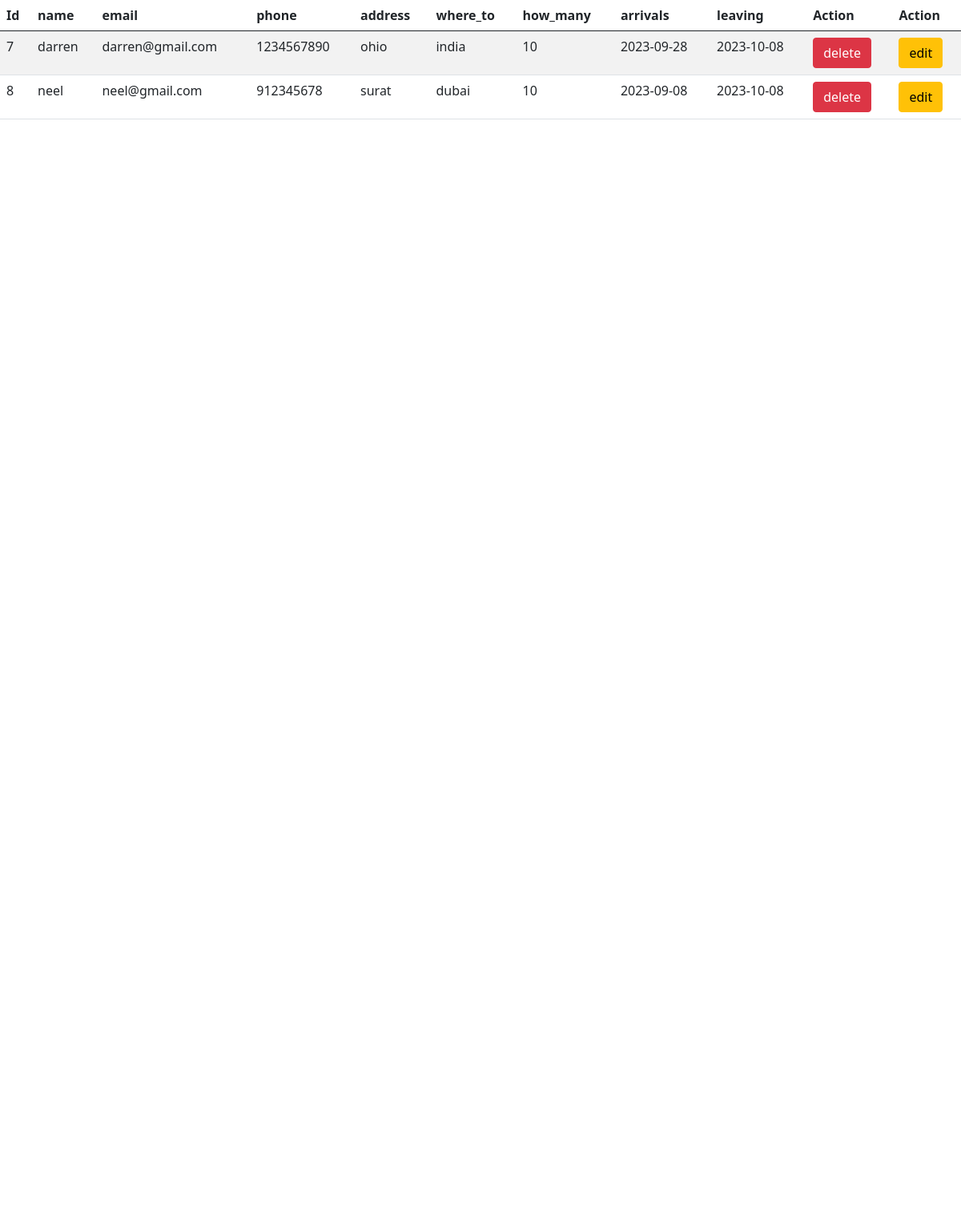
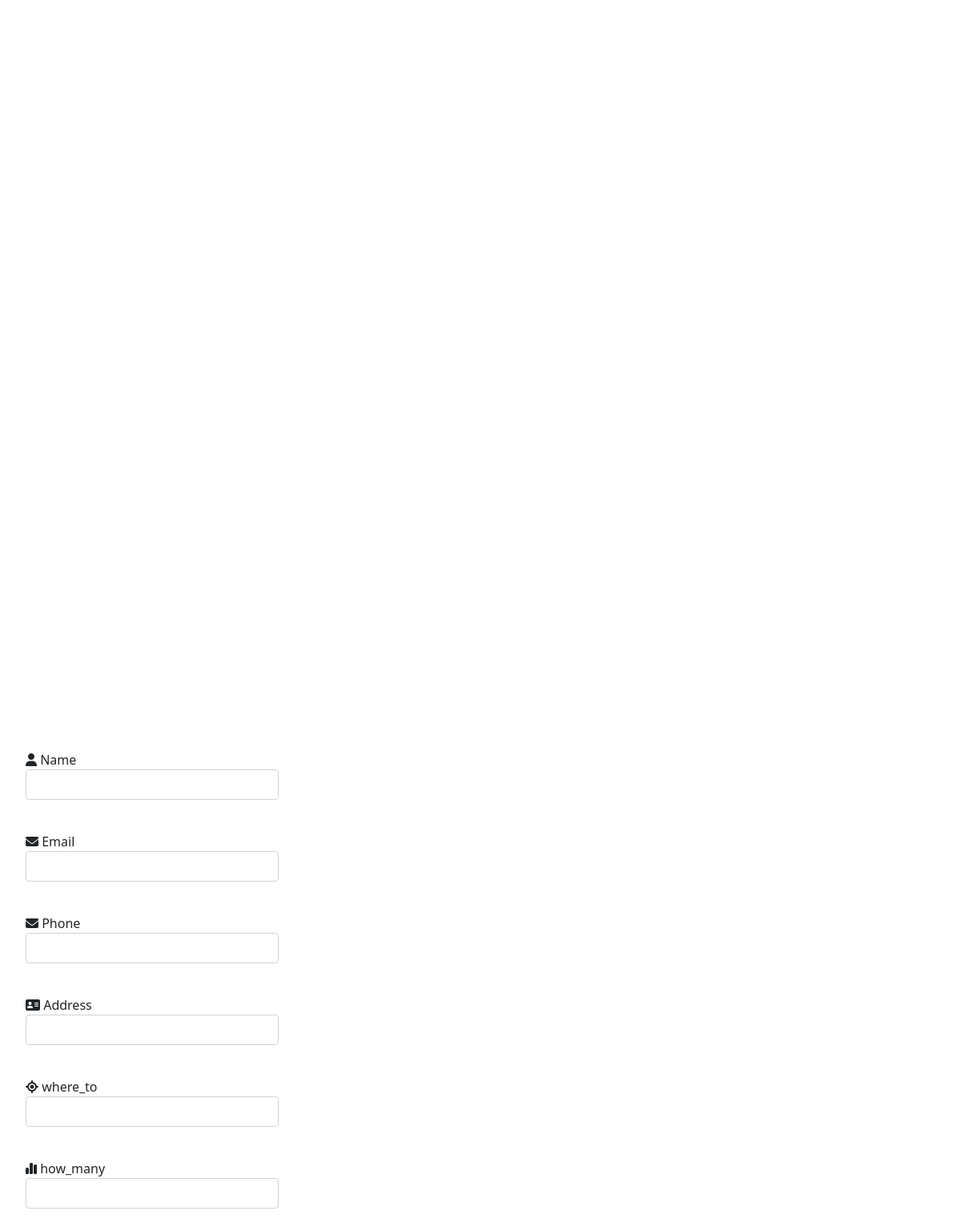
The app's page /register/admin.php with its own data (2 pictures, top to bottom).
### tables this page shows
CREATE TABLE `book_now` (
  `id` int(11) NOT NULL,
  `name` varchar(250) NOT NULL,
  `email` varchar(250) NOT NULL,
  `phone` int(15) NOT NULL,
  `address` varchar(250) NOT NULL,
  `whereto` varchar(250) NOT NULL,
  `howmany` int(20) NOT NULL,
  `arrivals` varchar(250) NOT NULL,
  `leaving` varchar(250) NOT NULL
);

### register/admin.php (the view, shortened to what this page needs)
<?php
$db_host="localhost";
$db_user="root";
$db_password="";
$db_name="tour";
$conn=mysqli_connect($db_host , $db_user , $db_password , $db_name);
$sql="select * from book_now";
$result=mysqli_query($conn , $sql);
if(mysqli_num_rows($result) > 0)
{
    echo '<table class="table table-striped table-hover">';
    echo "<thead>";
    echo "<tr>";
    echo "<th>Id</th>";
    echo "<th>name</th>";
    echo "<th>email</th>";
    echo "<th>phone</th>";
    echo "<th>address</th>";
    echo "<th>where_to</th>";
    echo "<th>how_many</th>";
    echo "<th>arrivals</th>";
    echo "<th>leaving</th>";
    echo "<th>Action</th>";
    echo "<th>Action</th>";
    echo "</tr>";
    echo "</thead>";
   echo "<tbody>";
   while($row=mysqli_fetch_assoc($result))
   {
      echo "<tr>";
    echo  "<td>".$row["id"]."</td>";
    echo  "<td>".$row["name"]."</td>";
    echo  "<td>".$row["email"]."</td>";
    echo  "<td>".$row["phone"]."</td>";
    echo  "<td>".$row["address"]."</td>";
    echo  "<td>".$row["whereto"]."</td>";
    echo  "<td>".$row["howmany"]."</td>";
    echo  "<td>".$row["arrivals"]."</td>";
    echo  "<td>".$row["leaving"]."</td>";
    echo '<td> <form action="" method="POST">
    <input type="submit" class="btn btn-danger" name="submit" value="delete"</form>
    </td>';
    echo '<td><form action="" method="POST"><input type="submit" class="btn btn-warning" name="edit" value="edit"</td>';
      echo "</tr>";
   }
   echo "</tbody>";
    echo "</table>";
}
?>
<!DOCTYPE html>
<html lang="en">
<head>
    <link href="https://cdn.jsdelivr.net/npm/bootstrap@5.0.2/dist/css/bootstrap.min.css" rel="stylesheet"
>
    <link rel="stylesheet" href="https://cdnjs.cloudflare.com/ajax/libs/font-awesome/6.4.2/css/all.min.css" />
    <link rel="stylesheet" href="admin.css">
</head>
<body>
<div class="container" id="form-div-center">
<div class="row">
    <div class="col-sm-4">
        <form action="" method="post" class="center">
            <div class="form-group" id="space">
            <i class="fa-solid fa-user"></i>
                <label for="name">Name</label>
                <input type="text" name="name" id="name" class="form-control" value="<?php if(isset($row1["name"])) {
                    echo $row1["name"];
                } ?>">
            </div>
            <div class="form-group" id="space">
            <i class="fa-sharp fa-solid fa-envelope"></i>
                <label for="email">Email</label>
                <input type="email" name="email" id="email" class="form-control" value="<?php if(isset($row1["email"])) {
                    echo $row1["email"];
                } ?>">
            </div>
            <div class="form-group" id="space">
            <i class="fa-sharp fa-solid fa-envelope"></i>
                <label for="phone">Phone</label>
                <input type="text" name="phone" id="phone" class="form-control" value="<?php if(isset($row1["phone"])) {
                    echo $row1["phone"];
                } ?>">
            </div>
            <div class="form-group" id="space">
            <i class="fa-solid fa-address-card"></i>
                <label for="address">Address</label>
                <input type="text" name="address" id="address" class="form-control" value="<?php if(isset($row1["address"])) {
                    echo $row1["address"];
                } ?>">
            </div>
            <div class="form-group" id="space">
            <i class="fa-solid fa-location-crosshairs"></i>
                <label for="whereto">where_to</label>
                <input type="text" name="whereto" id="whereto" class="form-control" value="<?php if(isset($row1["whereto"])) {
                    echo $row1["whereto"];
                } ?>">
                </div>
            <div class="form-group" id="space">
            <i class="fa-solid fa-chart-simple"></i>
                <label for="howmany">how_many</label>
                <input type="text" name="howmany" id="howmany" class="form-control" value="<?php if(isset($row1["howmany"])) {
                    echo $row1["howmany"];
                } ?>">
            </div>
        </form>
    </div>
</div>
</div>
</body>
</html>

### register/admin.css (style rules this page uses)
* { margin: 0; padding: 0; }
#space { padding: 20px; }
#form-div-center { position: absolute; top: 80%; }
body { height: 1500px; width: auto; }

### records on screen
book_now: id "7", name "darren", email "darren@gmail.com", phone "1234567890", address "ohio", whereto "india", howmany "10", arrivals "2023-09-28", leaving "2023-10-08"
book_now: id "8", name "neel", email "neel@gmail.com", phone "912345678", address "surat", whereto "dubai", howmany "10", arrivals "2023-09-08", leaving "2023-10-08"
